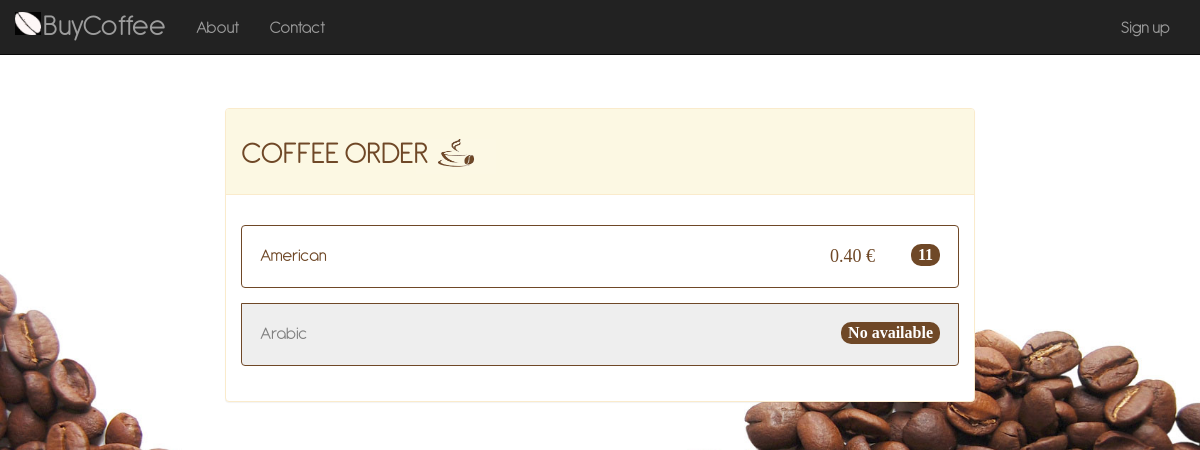
/coffee/, run on an earlier commit of the app's database.
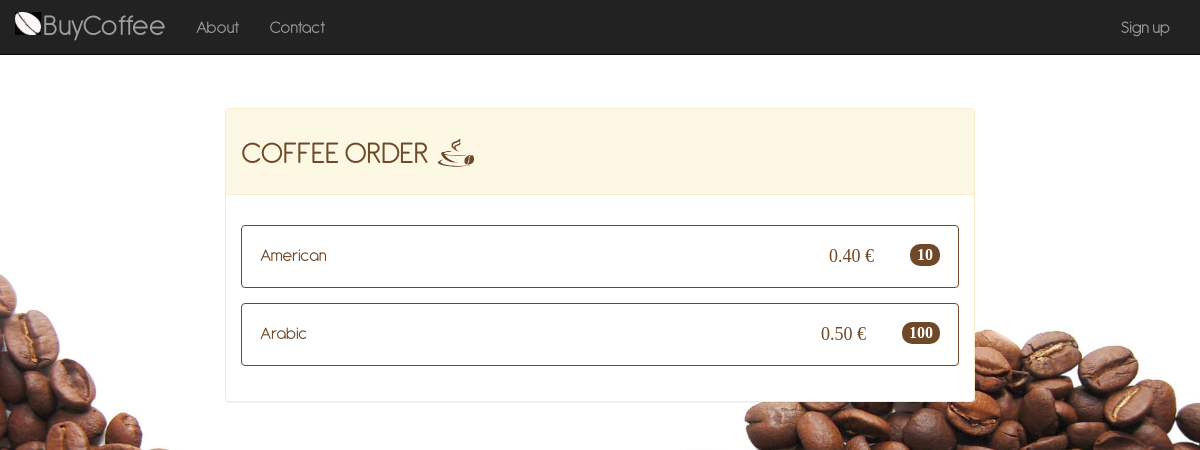
And on a later commit of the database.
### coffee/models.py (models this page shows, shortened)
class CoffeeCapsule(models.Model):
    AMERICAN = 'American'
    ARABIC = 'Arabic'
    COFFEE_CHOICES = (
        (AMERICAN, 'American'),
        (ARABIC, 'Arabic'),
    )
    coffeeType = models.CharField('Type', choices=COFFEE_CHOICES, max_length=25)
    additionDate = models.DateTimeField('addition date', default=timezone.now)
    expirationDate = models.DateTimeField('expiration date')
    coffeeDescription = models.TextField('Description', max_length=400, help_text="Insert a brief product description")
    coffeePrice = models.DecimalField('Price', max_digits=4, decimal_places=2, default=0.50)
    coffeeQuantity = models.PositiveSmallIntegerField('Quantity', default=1, editable=True)
    coffeeImage = models.ImageField(blank=True, null=True)

### coffee/views.py (the view)
# urls.py: path('', views.IndexView.as_view(), name='index'),
class IndexView(generic.ListView):
    template_name = 'coffee/index.html'
    context_object_name = 'coffee_list'
    def get_queryset(self):
        return CoffeeCapsule.objects.all().values('coffeeType', 'coffeePrice').annotate(coffeeQuantity=Sum('coffeeQuantity'))

### coffee/templates/coffee/index.html (shortened to what this page needs)
<!doctype html>
<html>
    <head>
        {% load static %}
        <link href="{% static '/coffee/css/bootstrap.min.css' %}" rel="stylesheet" type="text/css">
        <link href="{% static '/coffee/css/custom.css' %}" rel="stylesheet" type="text/css">
    </head>
    <body>
    <nav class="navbar navbar-inverse navbar-fixed-top" role="navigation">
        <div class="container">
            <div class="navbar-header">
                <a class="navbar-brand" href="{% url 'index' %}">
                    BuyCoffee
                </a>
            </div>
            <div class="collapse navbar-collapse" id="bs-example-navbar-collapse-1">
                <ul class="nav navbar-nav">
                    <li>
                        <a href="{% url 'about' %}">About</a>
                    </li>
                    <li>
                        <a href="{% url 'contact' %}">Contact</a>
                    </li>
                </ul>
                <ul class="nav navbar-nav navbar-right">
                    <li>
                        <a id="signup" href="{% url 'registration' %}">Sign up</a>
                    </li>
                </ul>
            </div>
        </div>
    </nav>
        <div class="container-fluid">
            <div class="panel panel-warning">
                <div class="panel-heading">
                    <h1 id="title">COFFEE ORDER</h1>
                </div>
                <div id="panel-index-body" class="panel-body">
                    {% load static %}
                    {% if coffee_list %}
                    <ul class="list-group">
                        {% for capsule in coffee_list %}
                            {% if capsule.coffeeQuantity is 0 %}
                                <button type="button" class="list-group-item disabled">
                                    <font color="#808080">{{ capsule.coffeeType }}</font>
                                    <span class="badge badge-primary badge-pill">No available</span>
                                </button>
                            {% else %}
                                <a class="nounderline" href="{% url 'payment' capsule.coffeeType %}">
                                    <button type="button" class="list-group-item">
                                        <font color="#6F4827">{{ capsule.coffeeType }}</font>
                                        <span class="badge badge-primary badge-pill">{{ capsule.coffeeQuantity }}</span>
                                        <span id="priceId">{{ capsule.coffeePrice }} €</span>
                                    </button>
                                </a>
                            {% endif %}
                        {% endfor %}
                    </ul>
                    {% else %}
                    <ul class="list-group-item-warning">Non ci sono cialde disponibili</ul>
                    {% endif %}
                </div>
            </div>
        </div>
    </body>
</html>

### coffee/static/coffee/css/custom.css (style rules this page uses)
h1 { text-align: left; font-family: Antipasto, Times, Serif; font-size: 32px; color: #6F4827; }
#signup { alignment: right; }
#title { text-align: left; font-family: Antipasto, Times, Serif; font-size: 32px; color: #6F4827; padding: 0 0 0 0; background-image: url(../image/tazza.png); background-repeat: no-repeat; background-size: 80px 50px; background-position: 175px, 0, 20px; }
.nounderline { text-decoration-color: white; text-decoration: none !important; text-line-through-color: white; color: #6F4827; }
.list-group-item { color: #6F4827; border-color: #6F4827; text-line-through-color: #6F4827; margin-top: 2%; padding: 1em; font-size: large; }
.badge-primary { background-color: #6F4827; margin-right: auto; float: right; font-family: Times; font-size: medium; }
@media only screen and (min-width: 800px) { .container-fluid { max-width: 65%; margin-left: auto; margin-right: auto; padding-top: 6em; } }
@media only screen and (min-width: 800px) { .navbar-brand { font-size: 170%; padding: 18px 15px 0 28px; background-image: url(../image/chiccobianco.png); background-repeat: no-repeat; background-size: 26px 23px; background-position: 0 12px; margin-left: 25%; } }
@media only screen and (min-width: 800px) { body { text-align: left; background-size: cover; background-repeat: no-repeat; font-family: Antipasto, Times, Serif; font-size: large; background-image: url("../image/background_desktop.jpg"); } }
.panel-body { background-color: transparent; }
#priceId { color: #6F4827; float: right; margin-right: 2em; font-family: Times; }
.navbar-nav { padding-top: 4px; }

What changed in the data, as far as the page shows it:
changed CoffeeCapsule "American": coffeeQuantity "11" → "10"
changed CoffeeCapsule "Arabic": coffeeQuantity (not shown) → "100"; coffeePrice (not shown) → "0.50"; text "No available" → "€"
